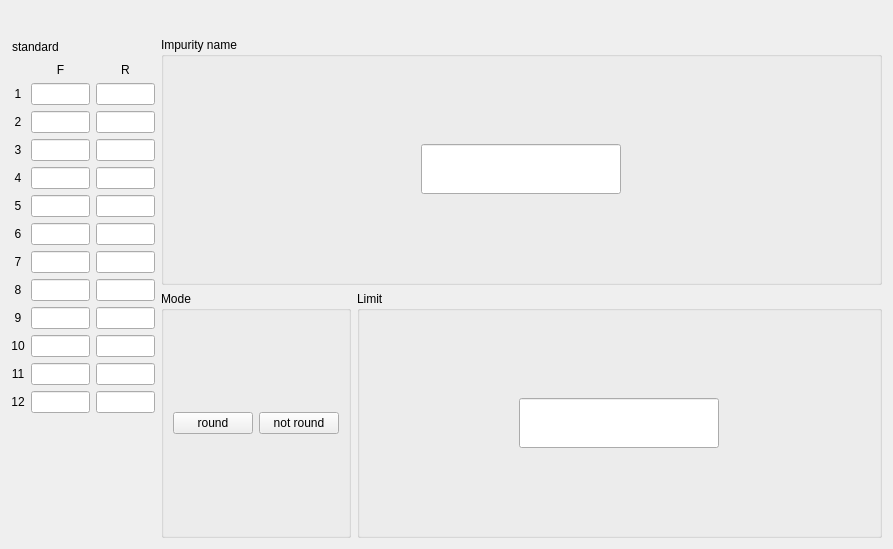
<?xml version="1.0" encoding="UTF-8"?>
<ui version="4.0">
 <class>RoundSenseSetWidget</class>
 <widget class="QWidget" name="RoundSenseSetWidget">
  <property name="geometry">
   <rect>
    <x>0</x>
    <y>0</y>
    <width>893</width>
    <height>549</height>
   </rect>
  </property>
  <property name="windowTitle">
   <string>Form</string>
  </property>
  <layout class="QVBoxLayout" name="verticalLayout_6">
   <item>
    <layout class="QVBoxLayout" name="verticalLayout_5">
     <item>
      <layout class="QHBoxLayout" name="horizontalLayout_8">
       <item>
        <spacer name="horizontalSpacer_3">
         <property name="orientation">
          <enum>Qt::Horizontal</enum>
         </property>
         <property name="sizeHint" stdset="0">
          <size>
           <width>40</width>
           <height>20</height>
          </size>
         </property>
        </spacer>
       </item>
       <item>
        <widget class="QLabel" name="label_group_2">
         <property name="minimumSize">
          <size>
           <width>88</width>
           <height>0</height>
          </size>
         </property>
         <property name="maximumSize">
          <size>
           <width>16777215</width>
           <height>50</height>
          </size>
         </property>
         <property name="text">
          <string/>
         </property>
         <property name="alignment">
          <set>Qt::AlignCenter</set>
         </property>
        </widget>
       </item>
       <item>
        <spacer name="horizontalSpacer_4">
         <property name="orientation">
          <enum>Qt::Horizontal</enum>
         </property>
         <property name="sizeHint" stdset="0">
          <size>
           <width>40</width>
           <height>20</height>
          </size>
         </property>
        </spacer>
       </item>
      </layout>
     </item>
     <item>
      <layout class="QHBoxLayout" name="horizontalLayout_5" stretch="1,5">
       <item>
        <layout class="QVBoxLayout" name="verticalLayout_3">
         <item>
          <layout class="QHBoxLayout" name="horizontalLayout_6">
           <item>
            <spacer name="horizontalSpacer_7">
             <property name="orientation">
              <enum>Qt::Horizontal</enum>
             </property>
             <property name="sizeHint" stdset="0">
              <size>
               <width>40</width>
               <height>20</height>
              </size>
             </property>
            </spacer>
           </item>
           <item>
            <widget class="QLabel" name="standard_titlelbl_2">
             <property name="text">
              <string notr="true">standard</string>
             </property>
            </widget>
           </item>
           <item>
            <widget class="QLabel" name="standardlbl_2">
             <property name="minimumSize">
              <size>
               <width>88</width>
               <height>0</height>
              </size>
             </property>
             <property name="text">
              <string/>
             </property>
            </widget>
           </item>
           <item>
            <spacer name="horizontalSpacer_8">
             <property name="orientation">
              <enum>Qt::Horizontal</enum>
             </property>
             <property name="sizeHint" stdset="0">
              <size>
               <width>40</width>
               <height>20</height>
              </size>
             </property>
            </spacer>
           </item>
          </layout>
         </item>
         <item>
          <layout class="QGridLayout" name="gridLayout_5">
           <item row="4" column="0">
            <widget class="QLabel" name="roundLbl4">
             <property name="text">
              <string notr="true">4</string>
             </property>
             <property name="alignment">
              <set>Qt::AlignCenter</set>
             </property>
            </widget>
           </item>
           <item row="11" column="1">
            <widget class="myLineEdit" name="roundLineEdit11">
             <property name="alignment">
              <set>Qt::AlignCenter</set>
             </property>
            </widget>
           </item>
           <item row="11" column="2">
            <widget class="myLineEdit" name="roundLineEdit1_11">
             <property name="alignment">
              <set>Qt::AlignCenter</set>
             </property>
            </widget>
           </item>
           <item row="12" column="1">
            <widget class="myLineEdit" name="roundLineEdit12">
             <property name="alignment">
              <set>Qt::AlignCenter</set>
             </property>
            </widget>
           </item>
           <item row="12" column="2">
            <widget class="myLineEdit" name="roundLineEdit1_12">
             <property name="alignment">
              <set>Qt::AlignCenter</set>
             </property>
            </widget>
           </item>
           <item row="11" column="0">
            <widget class="QLabel" name="roundLbl11">
             <property name="text">
              <string notr="true">11</string>
             </property>
             <property name="alignment">
              <set>Qt::AlignCenter</set>
             </property>
            </widget>
           </item>
           <item row="12" column="0">
            <widget class="QLabel" name="roundLbl12">
             <property name="text">
              <string notr="true">12</string>
             </property>
             <property name="alignment">
              <set>Qt::AlignCenter</set>
             </property>
            </widget>
           </item>
           <item row="0" column="1">
            <widget class="QLabel" name="label_front_2">
             <property name="sizePolicy">
              <sizepolicy hsizetype="Preferred" vsizetype="Fixed">
               <horstretch>0</horstretch>
               <verstretch>0</verstretch>
              </sizepolicy>
             </property>
             <property name="text">
              <string notr="true">F</string>
             </property>
             <property name="alignment">
              <set>Qt::AlignCenter</set>
             </property>
            </widget>
           </item>
           <item row="0" column="2">
            <widget class="QLabel" name="label_rear_2">
             <property name="sizePolicy">
              <sizepolicy hsizetype="Preferred" vsizetype="Minimum">
               <horstretch>0</horstretch>
               <verstretch>0</verstretch>
              </sizepolicy>
             </property>
             <property name="text">
              <string notr="true">R</string>
             </property>
             <property name="alignment">
              <set>Qt::AlignCenter</set>
             </property>
            </widget>
           </item>
           <item row="1" column="0">
            <widget class="QLabel" name="roundLbl1">
             <property name="text">
              <string notr="true">1</string>
             </property>
             <property name="alignment">
              <set>Qt::AlignCenter</set>
             </property>
            </widget>
           </item>
           <item row="1" column="1">
            <widget class="myLineEdit" name="roundLineEdit1">
             <property name="alignment">
              <set>Qt::AlignCenter</set>
             </property>
            </widget>
           </item>
           <item row="1" column="2">
            <widget class="myLineEdit" name="roundLineEdit1_1">
             <property name="alignment">
              <set>Qt::AlignCenter</set>
             </property>
            </widget>
           </item>
           <item row="2" column="0">
            <widget class="QLabel" name="roundLbl2">
             <property name="text">
              <string notr="true">2</string>
             </property>
             <property name="alignment">
              <set>Qt::AlignCenter</set>
             </property>
            </widget>
           </item>
           <item row="2" column="1">
            <widget class="myLineEdit" name="roundLineEdit2">
             <property name="alignment">
              <set>Qt::AlignCenter</set>
             </property>
            </widget>
           </item>
           <item row="2" column="2">
            <widget class="myLineEdit" name="roundLineEdit1_2">
             <property name="alignment">
              <set>Qt::AlignCenter</set>
             </property>
            </widget>
           </item>
           <item row="3" column="0">
            <widget class="QLabel" name="roundLbl3">
             <property name="text">
              <string notr="true">3</string>
             </property>
             <property name="alignment">
              <set>Qt::AlignCenter</set>
             </property>
            </widget>
           </item>
           <item row="3" column="1">
            <widget class="myLineEdit" name="roundLineEdit3">
             <property name="alignment">
              <set>Qt::AlignCenter</set>
             </property>
            </widget>
           </item>
           <item row="3" column="2">
            <widget class="myLineEdit" name="roundLineEdit1_3">
             <property name="alignment">
              <set>Qt::AlignCenter</set>
             </property>
            </widget>
           </item>
           <item row="4" column="1">
            <widget class="myLineEdit" name="roundLineEdit4">
             <property name="alignment">
              <set>Qt::AlignCenter</set>
             </property>
            </widget>
           </item>
           <item row="4" column="2">
            <widget class="myLineEdit" name="roundLineEdit1_4">
             <property name="alignment">
              <set>Qt::AlignCenter</set>
             </property>
            </widget>
           </item>
           <item row="5" column="0">
            <widget class="QLabel" name="roundLbl5">
             <property name="text">
              <string notr="true">5</string>
             </property>
             <property name="alignment">
              <set>Qt::AlignCenter</set>
             </property>
            </widget>
           </item>
           <item row="5" column="1">
            <widget class="myLineEdit" name="roundLineEdit5">
             <property name="alignment">
              <set>Qt::AlignCenter</set>
             </property>
            </widget>
           </item>
           <item row="5" column="2">
            <widget class="myLineEdit" name="roundLineEdit1_5">
             <property name="alignment">
              <set>Qt::AlignCenter</set>
             </property>
            </widget>
           </item>
           <item row="6" column="0">
            <widget class="QLabel" name="roundLbl6">
             <property name="text">
              <string notr="true">6</string>
             </property>
             <property name="alignment">
              <set>Qt::AlignCenter</set>
             </property>
            </widget>
           </item>
           <item row="6" column="1">
            <widget class="myLineEdit" name="roundLineEdit6">
             <property name="alignment">
              <set>Qt::AlignCenter</set>
             </property>
            </widget>
           </item>
           <item row="6" column="2">
            <widget class="myLineEdit" name="roundLineEdit1_6">
             <property name="alignment">
              <set>Qt::AlignCenter</set>
             </property>
            </widget>
           </item>
           <item row="7" column="0">
            <widget class="QLabel" name="roundLbl7">
             <property name="text">
              <string notr="true">7</string>
             </property>
             <property name="alignment">
              <set>Qt::AlignCenter</set>
             </property>
            </widget>
           </item>
           <item row="7" column="1">
            <widget class="myLineEdit" name="roundLineEdit7">
             <property name="alignment">
              <set>Qt::AlignCenter</set>
             </property>
            </widget>
           </item>
           <item row="7" column="2">
            <widget class="myLineEdit" name="roundLineEdit1_7">
             <property name="alignment">
              <set>Qt::AlignCenter</set>
             </property>
            </widget>
           </item>
           <item row="8" column="0">
            <widget class="QLabel" name="roundLbl8">
             <property name="text">
              <string notr="true">8</string>
             </property>
             <property name="alignment">
              <set>Qt::AlignCenter</set>
             </property>
            </widget>
           </item>
           <item row="8" column="1">
            <widget class="myLineEdit" name="roundLineEdit8">
             <property name="alignment">
              <set>Qt::AlignCenter</set>
             </property>
            </widget>
           </item>
           <item row="8" column="2">
            <widget class="myLineEdit" name="roundLineEdit1_8">
             <property name="alignment">
              <set>Qt::AlignCenter</set>
             </property>
            </widget>
           </item>
           <item row="9" column="0">
            <widget class="QLabel" name="roundLbl9">
             <property name="text">
              <string notr="true">9</string>
             </property>
             <property name="alignment">
              <set>Qt::AlignCenter</set>
             </property>
            </widget>
           </item>
           <item row="9" column="1">
            <widget class="myLineEdit" name="roundLineEdit9">
             <property name="alignment">
              <set>Qt::AlignCenter</set>
             </property>
            </widget>
           </item>
           <item row="9" column="2">
            <widget class="myLineEdit" name="roundLineEdit1_9">
             <property name="alignment">
              <set>Qt::AlignCenter</set>
             </property>
            </widget>
           </item>
           <item row="10" column="0">
            <widget class="QLabel" name="roundLbl10">
             <property name="text">
              <string notr="true">10</string>
             </property>
             <property name="alignment">
              <set>Qt::AlignCenter</set>
             </property>
            </widget>
           </item>
           <item row="10" column="1">
            <widget class="myLineEdit" name="roundLineEdit10">
             <property name="alignment">
              <set>Qt::AlignCenter</set>
             </property>
            </widget>
           </item>
           <item row="10" column="2">
            <widget class="myLineEdit" name="roundLineEdit1_10">
             <property name="alignment">
              <set>Qt::AlignCenter</set>
             </property>
            </widget>
           </item>
           <item row="13" column="1">
            <spacer name="verticalSpacer_2">
             <property name="orientation">
              <enum>Qt::Vertical</enum>
             </property>
             <property name="sizeHint" stdset="0">
              <size>
               <width>20</width>
               <height>40</height>
              </size>
             </property>
            </spacer>
           </item>
          </layout>
         </item>
        </layout>
       </item>
       <item>
        <layout class="QVBoxLayout" name="verticalLayout_4">
         <item>
          <widget class="QGroupBox" name="groupBox_6">
           <property name="title">
            <string notr="true">Impurity name</string>
           </property>
           <layout class="QGridLayout" name="gridLayout_6">
            <item row="0" column="0">
             <widget class="myLineEdit" name="sNamelineEdit_2">
              <property name="minimumSize">
               <size>
                <width>0</width>
                <height>50</height>
               </size>
              </property>
              <property name="maximumSize">
               <size>
                <width>200</width>
                <height>16777215</height>
               </size>
              </property>
              <property name="alignment">
               <set>Qt::AlignCenter</set>
              </property>
             </widget>
            </item>
           </layout>
          </widget>
         </item>
         <item>
          <layout class="QHBoxLayout" name="horizontalLayout_7">
           <item>
            <widget class="QGroupBox" name="groupBox_2">
             <property name="title">
              <string notr="true">Mode</string>
             </property>
             <layout class="QGridLayout" name="gridLayout_7">
              <item row="0" column="0">
               <widget class="QPushButton" name="roundBtn">
                <property name="text">
                 <string notr="true">round</string>
                </property>
               </widget>
              </item>
              <item row="0" column="1">
               <widget class="QPushButton" name="notRoundBtn">
                <property name="text">
                 <string notr="true">not round</string>
                </property>
               </widget>
              </item>
             </layout>
            </widget>
           </item>
           <item>
            <widget class="QGroupBox" name="groupBox_7">
             <property name="title">
              <string notr="true">Limit</string>
             </property>
             <layout class="QGridLayout" name="gridLayout_8">
              <item row="0" column="0">
               <widget class="myLineEdit" name="roundLimitEdit">
                <property name="minimumSize">
                 <size>
                  <width>0</width>
                  <height>50</height>
                 </size>
                </property>
                <property name="maximumSize">
                 <size>
                  <width>200</width>
                  <height>16777215</height>
                 </size>
                </property>
                <property name="alignment">
                 <set>Qt::AlignCenter</set>
                </property>
               </widget>
              </item>
             </layout>
            </widget>
           </item>
          </layout>
         </item>
        </layout>
       </item>
      </layout>
     </item>
    </layout>
   </item>
  </layout>
 </widget>
 <customwidgets>
  <customwidget>
   <class>myLineEdit</class>
   <extends>QLineEdit</extends>
   <header location="global">mysortwidget/mylineedit.h</header>
  </customwidget>
 </customwidgets>
 <resources/>
 <connections/>
</ui>
